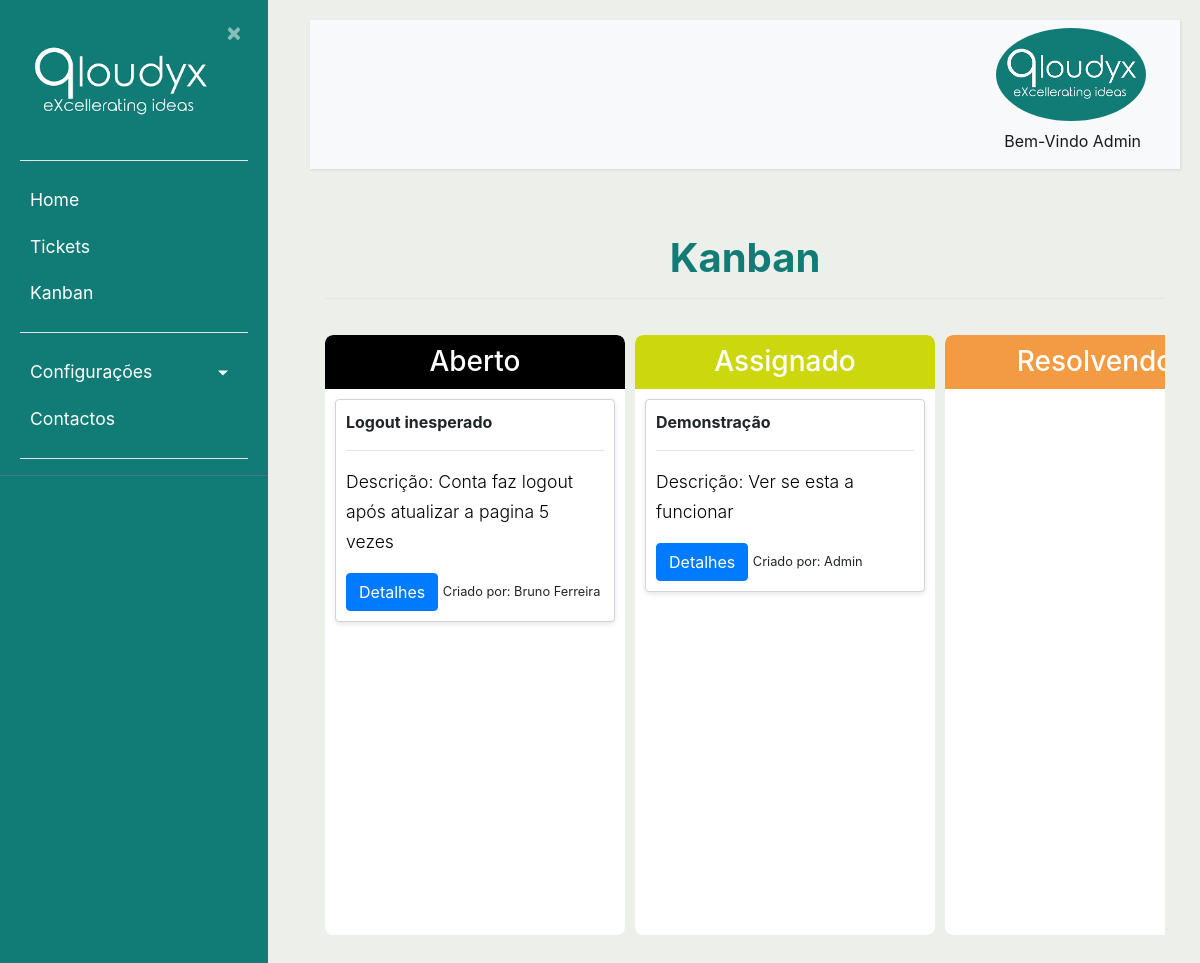
/kanban/ (signed in), run on an earlier commit of the app's database.
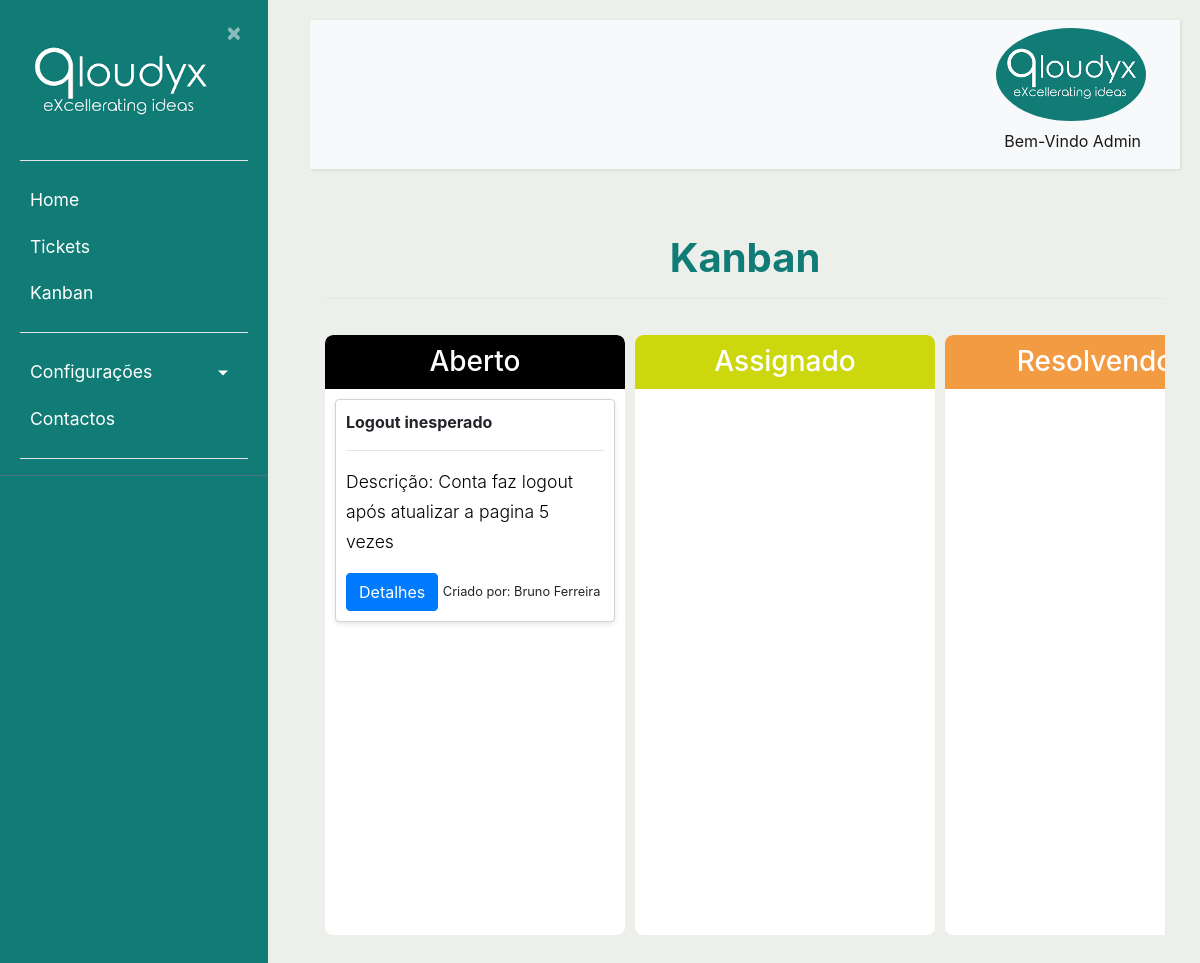
And on a later commit of the database.
### ticket/models.py (models this page shows, shortened)
class Usuarios(AbstractBaseUser):
    uuid = models.UUIDField(default = uuid.uuid4)
    nome = models.CharField(max_length=100, unique=True,verbose_name='Utilizador')
    email = models.EmailField(verbose_name='E-mail')
    foto = models.ImageField(null=True, blank=True, upload_to='users/uploads/fotos',verbose_name='Foto')
    descricao = models.CharField(max_length=250, null=True)
    EscolhasRole = {
    ("Interno", "Interno"),
    ("Operador", "Operador"),
    ("Cliente", "Cliente"),
    }
    role = models.CharField(max_length=50,choices= EscolhasRole ,verbose_name='Cargo')
    entidade = models.ManyToManyField(Entidades, verbose_name='Entidades')
    telefone = PhoneNumberField(null=True, blank=False, unique=True, verbose_name='Telefone')
    date_of_birth = models.DateField(verbose_name='Data de Nascimento')
    is_active = models.BooleanField(default=True, verbose_name='Ativo?')
    is_admin = models.BooleanField(default=False, verbose_name='Admin?')
    objects = MyUserManager()
    USERNAME_FIELD = 'nome'
    REQUIRED_FIELDS = ['date_of_birth','email']
    def nomes_entidade(self):
            return ', '.join([a.nome for a in self.entidade.all()])
    nomes_entidade.short_description = "Entidades"

class Estado(models.Model):
    estado = models.CharField(max_length=20)
    cor = models.CharField(max_length=30)
    font_color = models.CharField(max_length=30)
    descricao = models.CharField(max_length=300)
    def __str__(self):
        return self.estado

class Ticket(models.Model):
    uuid = models.UUIDField(default = uuid.uuid4)
    nome = models.CharField(max_length=50, verbose_name='Titulo')
    dataCriacao = models.DateTimeField(default=timezone.now(), verbose_name='Data de Criação')
    dataAtualizacao = models.DateTimeField(null=True ,default=timezone.now(), verbose_name='Atualizado a')
    descricao = models.CharField(max_length=300, verbose_name='Descrição')
    usuarios = models.ForeignKey(Usuarios, null = True, on_delete=models.CASCADE, related_name="responsavel", verbose_name='Responsável')
    app_tpPedidos = models.ForeignKey(Apps_tpPedidos, on_delete=models.CASCADE, verbose_name='Tipo de Problema')
    prioridade = models.ForeignKey(Prioridade, null = True , on_delete=models.CASCADE, verbose_name='Prioridade')
    resolucao = models.ForeignKey(Resolucao, null = True, on_delete=models.CASCADE, verbose_name='Resolução')
    comresolucao = models.CharField(max_length=200, null=True, verbose_name='Comentário de Resolução')
    id_Proprietario = models.ForeignKey(Usuarios, null = True, on_delete=models.CASCADE, related_name="criador", verbose_name='Criador do Ticket')
    estado = models.ForeignKey(Estado,null = True,default = 1, on_delete=models.CASCADE, verbose_name='Estado Atual')
    usuario_app = models.ForeignKey(Usuarios_Apps,null = True, on_delete=models.CASCADE)
    app = models.ForeignKey(Apps, on_delete=models.CASCADE)
    url = models.CharField(max_length=200, verbose_name="URL", null= True)

### ticket/views.py (the view)
# urls.py: path('kanban/', views.lista_kanban, name='listakanban'),
def lista_kanban(request):
    estados = Estado.objects.order_by("id")
    tickets_por_estado = {estado: Ticket.objects.filter(estado=estado) for estado in estados}
    return render(request, 'ticket/listakanban.html', {
        'tickets_por_estado': tickets_por_estado,
        'estados': estados,
    })

### ticket/models.py (called while the page is built)
    def __str__(self):
        return self.nome

### ticket/templates/ticket/listakanban.html (shortened to what this page needs)
{% extends "ticket/base.html" %}
{% block content %}
<head>
    <link rel="stylesheet" href="https://cdnjs.cloudflare.com/ajax/libs/normalize/8.0.1/normalize.min.css">
    <link rel="stylesheet" href="https://stackpath.bootstrapcdn.com/bootstrap/4.5.2/css/bootstrap.min.css">
</head>
<body>
<div class="container-fluid mt-4">
    <h1 class="text-center" style="font-weight:bold; color:#117B76">Kanban</h1>
    <hr>
    <div class="kanban-board">
        {% for estado, tickets in tickets_por_estado.items %}
            <div class="kanban-column" id="estado-{{ estado }}">
                <h3 style="background-color:{{ estado.font_color }};">{{ estado }} {{ tickets_por_estado.font_color }}</h3>
                <div class="kanban-tickets" data-estado="{{ estado }}">
                    {% for ticket in tickets %}
                        <div class="kanban-card" id="ticket-{{ ticket.id }}" data-id="{{ ticket.id }}">
                            <strong>{{ ticket.nome }}</strong>
                            <hr>
                            <p>Descrição: {{ ticket.descricao|truncatewords:10 }}</p>
                            <button class="btn btn-primary"><a href="{% url 'detalheticket' ticket.uuid %}">Detalhes</a></button>
                            <small>Criado por: {{ ticket.id_Proprietario.nome }}</small>
                        </div>
                    {% endfor %}
                </div>
            </div>
        {% endfor %}
    </div>
</div>
</body>
{% endblock content %}

### ticket/templates/ticket/base.html (shortened to what this page needs)
{% load static %}
<!DOCTYPE html>
<html lang="en">
<head>
    <link rel="stylesheet" href="https://cdn.jsdelivr.net/npm/bootstrap@4.0.0/dist/css/bootstrap.min.css">
    <link rel="stylesheet" type="text/css" href="{% static 'ticket/main.css' %}">
</head>
<body>
    {% if user.nome == "Registo" %}
    <div class="wrapper">
        <nav id="sidebar">
            <div class="sidebar-header">
                <a href = "{% url 'ticket-home' %}"> <img src="{% static 'ticket/Qloudyx.png' %}" style="width:200px;height:100%;"></a>
                <a class="close" onclick="CloseMenu()">&nbsp×&nbsp</a>
                <hr>
                <form method="post" action="{% url 'logout' %}">
                    {% csrf_token %}
                    <a><button style="color:white; text-align:center" class="astext" type="submit">Logout</button></a>
                </form>
                <hr>
            </div>
            </ul>
        </nav>
            <main role="main" class="container">
                <div class="row">
                    <div class="col-md-8">
                        {% if messages %}
                            {% for message in messages %}
                                <div class="alert alert-{{ message.tags }} ">
                                    {{ message }}
                                </div>
                            {% endfor %}
                        {% endif %}
                    </div>
                </div>
            </main>
            <div class="collapse navbar-collapse" id="navbarSupportedContent">
                <ul class="nav navbar-nav ml-auto">
                    <li class="nav-item active">
                        <div class="dropdown">
                            {% if user.is_authenticated %}
                            <img src= "{{ user.foto.url }} " alt="Menu" class="rounded-circle" width="150" />
                            <center>
                            </center>
                        </div>
                        {% endif %}
                    </li>
                </ul>
                </div>
        </div>
        {% block restricted %}{% endblock %}
    {% else %}
    <div class="wrapper">
        <nav id="sidebar">
            <div class="sidebar-header">
                <a href = "{% url 'ticket-home' %}"> <img src="{% static 'ticket/Qloudyx.png' %}" style="width:200px;height:100%;"></a>
                <a class="close" onclick="CloseMenu();Aparece()">&nbsp×&nbsp</a>
                <hr>
            </div>
            <ul class="list-unstyled components" >
                <li>
                    {% if user.role == "Qloudyx" or user.role == "Operador" or user.is_admin %}
                        <a href="{% url 'ticket-home' %}">Home</a>
                    {% endif %}
                    {% if user.is_authenticated %}
                    <a class= "nav-item nav-link"href="{% url 'listaticket' %}?aberto=1">Tickets</a>
                    <a class= "nav-item nav-link"href="{% url 'listakanban' %}">Kanban</a>
                    {% endif %}
                </li>
                {% if user.is_admin or user.role == "Interno"%}
                <li>
                    <hr>
                    <a href="#homeSubmenu" data-toggle="collapse" aria-expanded="false" class="dropdown-toggle">Configurações</a>
                </li>
                {% endif %}
                <li>
                <a href="#">Contactos</a>
                </li>
                    <hr>
            </ul>
        </nav>
        </div>
        <div id="content">
            <nav class="navbar navbar-expand-lg navbar-light bg-light">
                <div class="container-fluid">
                    {% if user.is_authenticated %}
                    <div class="collapse navbar-collapse" id="navbarSupportedContent">
                        <ul class="nav navbar-nav ml-auto">
                            <li class="nav-item active">
                                <div class="dropdown">
                                    {% if user.is_authenticated %}
                                    <img src= "{{ user.foto.url }} " alt="Menu" class="rounded-circle" width="150" />
                                </div>
                                <a class="nav-link" href="#">Bem-Vindo {{user.nome}}</a>
                                {% endif %}
                            </li>
                        </ul>
                    </div>
                    {% endif %}
                </div>
            </nav>
            <main role="main" class="container">
                <div class="row">
                    <div class="col-md-8">
                    </div>
                </div>
            </main>
            {% block content %}{% endblock %}
            {% endif %}
</body>
</html>

### ticket/static/ticket/main.css (style rules this page uses)
body { background-color: #ecefea; }
p { font-size: 1.1em; font-weight: 300; line-height: 1.7em; max-width: 250px; color: black; display:block; text-align: left; }
hr { background-color: white; }
a, a:hover, a:focus { color: inherit; text-decoration: none; transition: all 0.3s; }
.navbar { padding: 15px 10px; background: #fff; border: none; border-radius: 0; margin-bottom: 40px; box-shadow: 1px 1px 3px rgba(0, 0, 0, 0.1); }
.wrapper { display: flex; width: 100%; align-items: stretch; }
#sidebar { height: 100%; width: 250; position: fixed; z-index: 1; overflow-x: hidden; background: #117B76; color: #fff; transition: all 0.3s; }
#sidebar .sidebar-header { padding-left: 20px; padding-top: 20px; padding-right: 20px; background: #117B76; }
#sidebar ul.components { padding-left: 20px; padding-right: 20px; border-bottom: 1px solid #47748b; }
#sidebar ul li a { padding: 10px; font-size: 1.1em; display: block; }
a[data-toggle="collapse"] { position: relative; }
.dropdown-toggle::after { display: block; position: absolute; top: 50%; right: 20px; transform: translateY(-50%); }
#content { margin-left: 290px; position: relative; padding: 20px; min-height: 100vh; transition: all 0.3s; }
button { background-color:#117B76; color:#fafafa }

### ticket/templates/ticket/base.html (style rules this page uses)
.dropdown { position: relative; display: inline-block; }
.btn-primary,.btn-info,.btn-secondary,.btn-success,.btn-danger { background-color:#117B76; border-color:#117B76; color:#fafafa; transition: 0.5s }
body { background-color: #ecefea; }

### ticket/templates/ticket/listakanban.html (style rules this page uses)
.kanban-board { display: flex; flex-wrap: nowrap; gap: 10px; overflow-x: auto; padding: 20px 0; height: 80vh; }
.kanban-column { min-width: 300px; flex: 1; max-width: 25%; background: white; border-radius: 8px; overflow-y: auto; }
.kanban-column h3 { color: white; padding: 10px; text-align: center; border-top-left-radius: 8px; border-top-right-radius: 8px; margin: 0; }
.kanban-card { background: #fff; padding: 10px; margin: 10px; border: 1px solid #ced4da; border-radius: 4px; box-shadow: 0px 2px 5px rgba(0, 0, 0, 0.1); cursor: move; }
a { color:white; text-decoration: none; }
body { background-color: #ecefea; }

What changed in the data, as far as the page shows it:
changed Estado "Assignado": loses Ticket (nome "Demonstração", descricao "Ver se esta a funcionar", id_Proprietario.nome "Admin")
